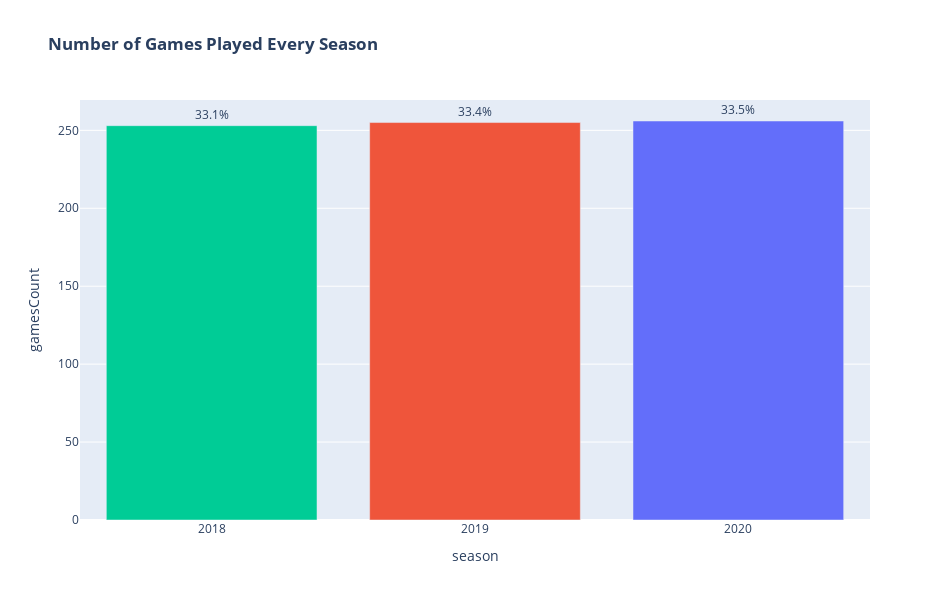

Write notebook code for a chart like this one.
### Code cell
plotlybar(games, "season", "Number of Games Played Every Season")

### Figure 1 — Plotly figure (JSON) as saved in the notebook; plotly's stock layout.template omitted (floating-point values rounded to 4 significant figures)
{"data": [{"alignmentgroup": "True", "hovertemplate": "color=#8a170f<br>season=%{x}<br>gamesCount=%{y}<br>percent=%{text}<extra></extra>", "legendgroup": "#8a170f", "marker": {"color": "#636efa", "pattern": {"shape": ""}}, "name": "#8a170f", "offsetgroup": "#8a170f", "orientation": "v", "showlegend": true, "text": [33.5], "textposition": "outside", "texttemplate": "%{text}%", "type": "bar", "x": [2020], "xaxis": "x", "y": [256], "yaxis": "y"}, {"alignmentgroup": "True", "hovertemplate": "color=#8a1e0f<br>season=%{x}<br>gamesCount=%{y}<br>percent=%{text}<extra></extra>", "legendgroup": "#8a1e0f", "marker": {"color": "#EF553B", "pattern": {"shape": ""}}, "name": "#8a1e0f", "offsetgroup": "#8a1e0f", "orientation": "v", "showlegend": true, "text": [33.4], "textposition": "outside", "texttemplate": "%{text}%", "type": "bar", "x": [2019], "xaxis": "x", "y": [255], "yaxis": "y"}, {"alignmentgroup": "True", "hovertemplate": "color=#8a250f<br>season=%{x}<br>gamesCount=%{y}<br>percent=%{text}<extra></extra>", "legendgroup": "#8a250f", "marker": {"color": "#00cc96", "pattern": {"shape": ""}}, "name": "#8a250f", "offsetgroup": "#8a250f", "orientation": "v", "showlegend": true, "text": [33.1], "textposition": "outside", "texttemplate": "%{text}%", "type": "bar", "x": [2018], "xaxis": "x", "y": [253], "yaxis": "y"}], "layout": {"barmode": "relative", "height": 600, "legend": {"title": {"text": "color"}, "tracegroupgap": 0}, "showlegend": false, "title": {"text": "<b>Number of Games Played Every Season</b>"}, "width": 950, "xaxis": {"anchor": "y", "domain": [0, 1], "dtick": 1, "title": {"text": "season"}}, "yaxis": {"anchor": "x", "domain": [0, 1], "title": {"text": "gamesCount"}}}}
